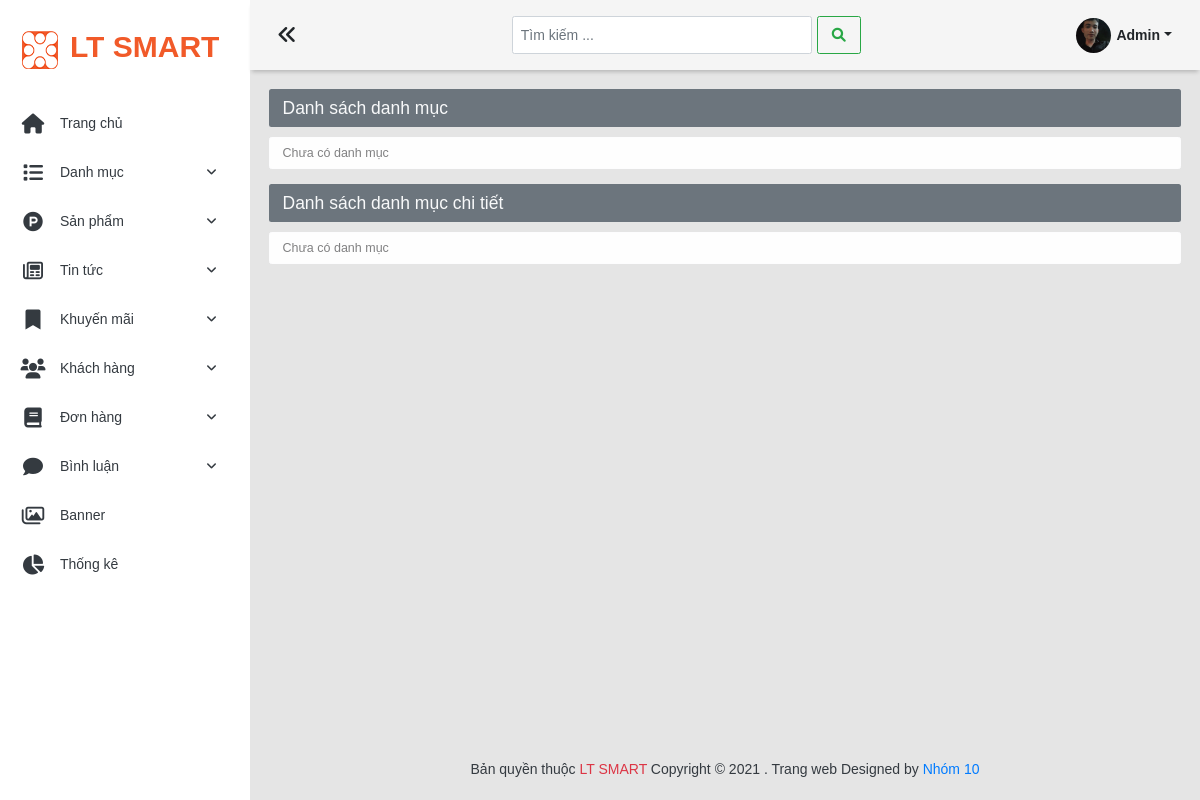
/admin/list-danh-muc, run on an earlier commit of the app's database.
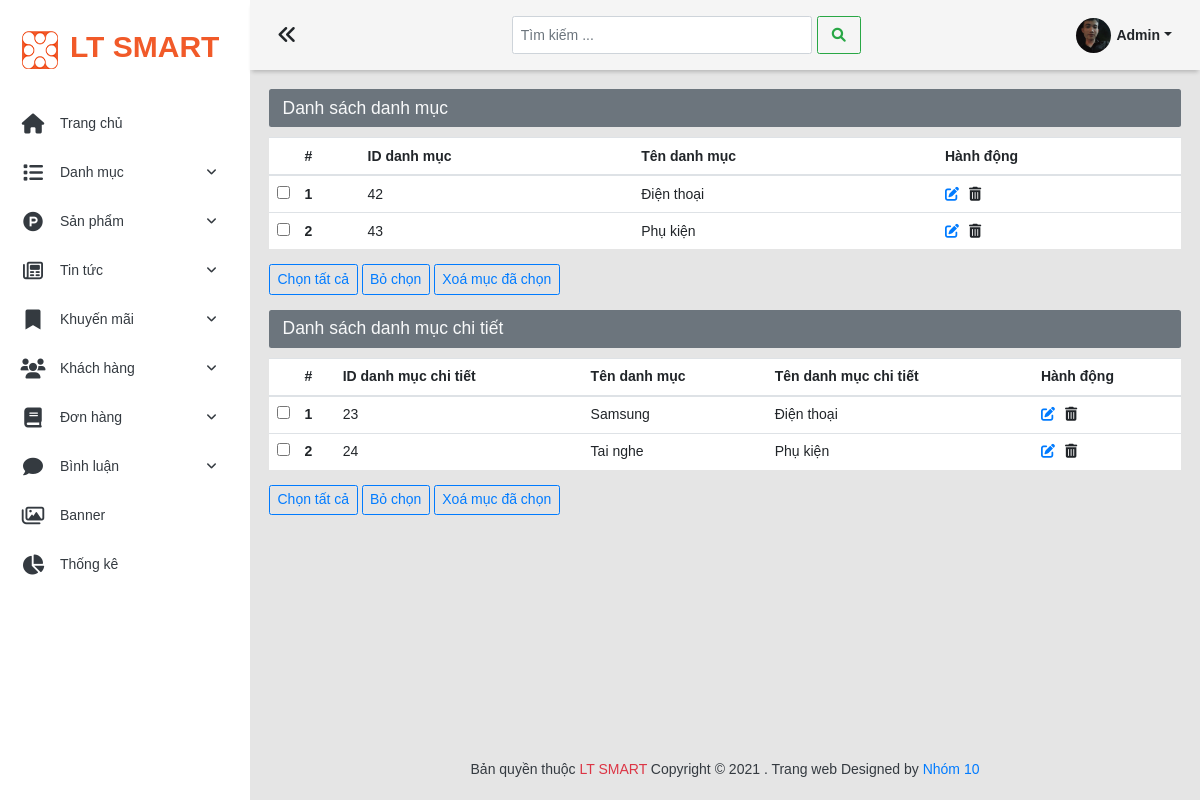
And on a later commit of the database.
### tables this page shows
CREATE TABLE `danh_muc_pro` (
  `id_dm_pro` int(11) NOT NULL,
  `ten_dm_pro` varchar(100) NOT NULL
);

CREATE TABLE `sub_danh_muc_pro` (
  `id_sub_dm_pro` int(11) NOT NULL,
  `ten_sub_dm_pro` varchar(100) NOT NULL,
  `id_dm_pro` int(11) NOT NULL
);

### admin/index.php (called while the page is built, shortened)
<?php
require_once '../global.php';
require_once '../model/danh-muc.php';
$url = isset($_GET['url']) ? $_GET['url'] : '/';
switch ($url) {
    case 'list-danh-muc':
        $list_dm_pro=danh_muc_chinh_QueryAll();
        $list_sub_dm_pro=danh_muc_con_QueryAll();
        break;
}
require_once 'views/layouts/index.php';

### global.php (called while the page is built, shortened)
<?php
$ROOT_URL='/duan1';
$ADMIN_URL= $ROOT_URL.'/admin';
$CONTENT_URL=$ROOT_URL.'/content';
$CONTENT_ADMIN_URL=$CONTENT_URL.'/admin';
?>

### model/pdo.php (called while the page is built, shortened)
<?php
function pdo_get_connection()
{
    $severname = "localhost";
    $username = "root";
    $password = "";
    try {
        $conn = new PDO("mysql:host=$severname;dbname=ltsmart;charset=utf8", $username, $password);
        $conn->setAttribute(PDO::ATTR_ERRMODE, PDO::ERRMODE_EXCEPTION);
        return $conn;
    } catch (Exception $e) {
        echo "kết nối thất bại" . $e->getMessage();
    }
}
function pdo_query($sql)
{
    $sql_args = array_slice(func_get_args(), 1);
    try {
        $conn = pdo_get_connection();
        $stmt = $conn->prepare($sql);
        $stmt->execute($sql_args);
        $rows = $stmt->fetchAll();
        return $rows;
    } catch (PDOException $e) {
        throw $e;
    } finally {
        unset($conn);
    }
}
function pdo_query_one($sql)
{
    $sql_args = array_slice(func_get_args(), 1);
    try {
        $conn = pdo_get_connection();
        $stmt = $conn->prepare($sql);
        $stmt->execute($sql_args);
        $row = $stmt->fetch(PDO::FETCH_ASSOC);
        return $row;
    } catch (PDOException $e) {
        throw $e;
    } finally {
        unset($conn);
    }
}
?>

### model/danh-muc.php (called while the page is built, shortened)
<?php
require_once 'pdo.php';
function danh_muc_chinh_QueryAll()
{
    $sql = "SELECT * FROM danh_muc_pro ";
    return pdo_query($sql);
}
function danh_muc_con_QueryAll()
{
    $sql = "SELECT * FROM sub_danh_muc_pro ";
    return pdo_query($sql);
}
function danh_muc_pro_Select_by_id_dm_pro($id_dm_pro)
{
    $sql="SELECT * FROM danh_muc_pro where id_dm_pro =?";
    return pdo_query_one($sql,$id_dm_pro);
}
?>

### admin/views/danh-muc/list-danh-muc.php (the view)
<div>
  <h3 class="alert bg-secondary text-light  heading-cate">Danh sách danh mục </h3>
  <?php
  if (count($list_dm_pro) == 0) {
  ?>
    <h5 class="alert alert-light">Chưa có danh mục</h5>
  <?php
  } else {
  ?>
    <form action="" method="POST" id="delete-danh-muc-chinh">
      <table class="table">
        <thead>
          <tr>
            <th scope="col" style="width:3%"></th>
            <th scope="col">#</th>
            <th scope="col">ID danh mục</th>
            <th scope="col">Tên danh mục</th>
            <th scope="col">Hành động</th>
          </tr>
        </thead>
        <tbody>
          <?php $i = 0;
          foreach ($list_dm_pro as $dm_pro) {
            $i++; ?>
            <tr>
              <td><input class="check-dm-chinh" name="dm-chinh[]" value="<?php echo $dm_pro['id_dm_pro']; ?>" type="checkbox"></td>
              <th scope="row"><?= $i; ?></th>
              <td><?= $dm_pro['id_dm_pro']; ?></td>
              <td><?= $dm_pro['ten_dm_pro']; ?></td>
              <td><a href="edit-danh-muc-chinh&id=<?= $dm_pro['id_dm_pro']; ?>"><i class="fas fa-edit mr-3"></i></a><span class="delete-dm-chinh cursor-pointer" data-ten_dm_chinh="<?= $dm_pro['ten_dm_pro']; ?>" data-delete_id_dm_chinh="<?= $dm_pro['id_dm_pro']; ?>"><i class="fas fa-trash-alt"></i></span></td>
            </tr>
          <?php
          }
          ?>
        </tbody>
      </table>
      <div class="my-4">
        <div class="btn btn-outline-primary" id="checkall-dm-chinh">Chọn tất cả</div>
        <div class="btn btn-outline-primary" id="uncheck-dm-chinh">Bỏ chọn</div>
        <button type="submit" onclick="return confirm('Bạn có muốn xoá này không?')" class="btn btn-outline-primary">Xoá mục đã chọn</button>
      </div>
    </form>
  <?php
  }
  ?>
</div>
<div class="my-4">
  <h3 class="alert bg-secondary text-light  heading-cate">Danh sách danh mục chi tiết </h3>
  <?php
  if (count($list_sub_dm_pro) == 0) { ?>
    <h5 class="alert alert-light">Chưa có danh mục</h5>
  <?php
  } else {
  ?>
    <form action="" id="delete-danh-muc-con" method="POST">
      <table class="table">
        <thead>
          <tr>
            <th scope="col" style="width:3%"></th>
            <th scope="col">#</th>
            <th scope="col">ID danh mục chi tiết</th>
            <th scope="col">Tên danh mục</th>
            <th scope="col">Tên danh mục chi tiết</th>
            <th scope="col">Hành động</th>
          </tr>
        </thead>
        <tbody>
          <?php $i = 0;
          foreach ($list_sub_dm_pro as $sub_dm_pro) {
            $i++; ?>
            <tr>
              <td><input type="checkbox" name="dm-con[]" value="<?= $sub_dm_pro['id_sub_dm_pro']; ?>" class="check-dm-con"></td>
              <th scope="row"><?= $i; ?></th>
              <td><?= $sub_dm_pro['id_sub_dm_pro']; ?></td>
              <td><?= $sub_dm_pro['ten_sub_dm_pro']; ?></td>
              <?php
              $Select_one_dm_pro= danh_muc_pro_Select_by_id_dm_pro($sub_dm_pro['id_dm_pro']);
              ?>
              <td><?= $Select_one_dm_pro['ten_dm_pro'] ?></td>
              <td><a href="edit-danh-muc-con&id=<?= $sub_dm_pro['id_sub_dm_pro']; ?>"><i class="fas fa-edit mr-3"></i></a><span class="delete-dm-con cursor-pointer" data-delete_id_dm_con="<?= $sub_dm_pro['id_sub_dm_pro']; ?>"><i class="fas fa-trash-alt"></i></span></td>
            </tr>
          <?php
          }
          ?>
        </tbody>
      </table>
      <div class="my-4">
        <div class="btn btn-outline-primary" id="checkall-dm-con">Chọn tất cả</div>
        <div class="btn btn-outline-primary" id="uncheck-dm-con">Bỏ chọn</div>
        <button type="submit" onclick="return confirm('Bạn có muốn xoá tất cả mục này không?')" class="btn btn-outline-primary">Xoá mục đã chọn</button>
      </div>
    </form>
  <?php
  }
  ?>
</div>

### admin/views/layouts/index.php (shortened to what this page needs)
<!DOCTYPE html>
<html lang="en">
<head>
    <link rel="stylesheet" href="https://cdnjs.cloudflare.com/ajax/libs/font-awesome/6.0.0-beta2/css/all.min.css"
 />
    <link rel="stylesheet" href="https://maxcdn.bootstrapcdn.com/bootstrap/4.0.0/css/bootstrap.min.css"
>
    <link rel="stylesheet" href="<?= $CONTENT_ADMIN_URL ?>/css/main.css">
    <link rel="stylesheet" href="<?= $CONTENT_ADMIN_URL ?>/css/base.css">
    <link rel="stylesheet" href="<?= $CONTENT_ADMIN_URL ?>/css/toastMessage.css">
</head>
<body>
    <div class="wrapper">
        <div class="navigation">
            <ul>
                <li class="py-4">
                    <a href="<?=$ADMIN_URL?>" class="navigation__link d-flex align-items-center">
                        <span><img src="<?=$CONTENT_ADMIN_URL?>/img/avatar_xt.gif" alt=""></span>
                        <span>
                            <h2 class="logo" style="white-space: nowrap;">LT SMART</h2>
                        </span>
                    </a>
                </li>
                <li class="navigation__items active">
                    <a href="<?=$ADMIN_URL?>" class="navigation__link d-flex align-items-center cursor-pointer">
                        <span><i class="fas fa-home"></i></span>
                        <span style="white-space: nowrap;">Trang chủ</span>
                    </a>
                </li>
                <li class="navigation__items">
                    <div class="navigation__link d-flex align-items-center cursor-pointer">
                        <span><i class="fas fa-list"></i></span>
                        <span style="white-space: nowrap;">Danh mục
                            <span class="box__icon-dropdown"><i
                                    class="icon__dropdown fas fa-angle-down"></i></span></span>
                    </div>
                </li>
                <li class="navigation__items">
                    <div class="navigation__link d-flex align-items-center cursor-pointer">
                        <span><i class="fab fa-product-hunt"></i></span>
                        <span style="white-space: nowrap;">Sản phẩm
                            <span class="box__icon-dropdown"><i
                                    class="icon__dropdown fas fa-angle-down"></i></span></span>
                    </div>
                </li>
                <li class="navigation__items">
                    <div class="navigation__link d-flex align-items-center cursor-pointer ">
                        <span><i class="far fa-newspaper"></i></span>
                        <span style="white-space: nowrap;">Tin tức
                            <span class="box__icon-dropdown"><i
                                    class="icon__dropdown fas fa-angle-down"></i></span></span>
                    </div>
                </li>
                <li class="navigation__items">
                    <div class="navigation__link d-flex align-items-center cursor-pointer">
                        <span><i class="fas fa-bookmark"></i></span>
                        <span style="white-space: nowrap;">Khuyến mãi
                            <span class="box__icon-dropdown"><i
                                    class="icon__dropdown fas fa-angle-down"></i></span></span>
                    </div>
                </li>
                <li class="navigation__items">
                    <div class="navigation__link d-flex align-items-center cursor-pointer">
                        <span><i class="fas fa-users"></i></span>
                        <span style="white-space: nowrap;">Khách hàng
                            <span class="box__icon-dropdown"><i
                                    class="icon__dropdown fas fa-angle-down"></i></span></span>
                    </div>
                </li>
                <li class="navigation__items">
                    <div class="navigation__link d-flex align-items-center cursor-pointer">
                        <span><i class="fas fa-book"></i></span>
                        <span style="white-space: nowrap;">Đơn hàng
                            <span class="box__icon-dropdown"><i
                                    class="icon__dropdown fas fa-angle-down"></i></span></span>
                    </div>
                </li>
                <li class="navigation__items">
                    <div class="navigation__link d-flex align-items-center cursor-pointer">
                        <span><i class="fas fa-comment"></i></span>
                        <span style="white-space: nowrap;">Bình luận
                            <span class="box__icon-dropdown"><i
                                    class="icon__dropdown fas fa-angle-down"></i></span></span>
                    </div>
                </li>
                <li class="navigation__items">
                    <div class="navigation__link d-flex align-items-center cursor-pointer">
                        <span><i class="far fa-images"></i></span>
                        <span style="white-space: nowrap;">Banner
                        </span>
                    </div>
                </li>
                <li class="navigation__items">
                    <div class="navigation__link d-flex align-items-center cursor-pointer">
                        <span><i class="fas fa-chart-pie"></i></span>
                        <span style="white-space: nowrap;">Thống kê</span>
                    </div>
                </li>
            </ul>
        </div>
        <main class="main">
            <div class="top__bar">
                <div class="toggle">
                    <i class="fas fa-angle-double-left"></i>
                </div>
                <div class="search">
                    <nav class="navbar navbar-light ">
                        <form class="form-inline">
                            <input class="form-control mr-sm-2" type="text" placeholder="Tìm kiếm ..."
                                aria-label="Search">
                            <button class="btn btn-outline-success my-2 my-sm-0" type="submit"><i
                                    class="fas fa-search"></i></button>
                        </form>
                    </nav>
                </div>
                <div class="user ">
                    <div class="dropdown d-flex align-items-center">
                        <div class="user__dropdown">
                        </div>
                        <div class="user__name pl-2 dropdown-toggle" style="cursor: pointer;font-weight: 600;"
                            data-toggle="dropdown" aria-haspopup="true" aria-expanded="false">Admin</div>
                    </div>
                </div>
            </div>
            <div class="content ">
               <?php include $view?>
            </div>
            <footer class="footer ">
                Bản quyền thuộc <span class="text-danger">LT SMART</span> Copyright &copy; 2021 . Trang web
                Designed by <a target="_blank" href="https://github.com/doanvanlong/Duan1">Nhóm 10</a>
            </footer>
    </div>
</body>
</html>

### content/admin/css/main.css (style rules this page uses)
* { padding: 0; margin: 0; }
:root { --link: #007bff; --primary-color: #f15a29; --bg-star: #ffdc41cc; }
html { font-size: 62.5%; line-height: 1.4rem; }
body { font-size: 1.4rem; }
.wrapper { width: 100%; max-width: 1366px; margin: 0 auto; }
.navigation { width: 250px; position: fixed; height: 100%; transition: all 0.4s; overflow: hidden; box-shadow: 0px 0px 28px 0px rgb(82 63 105 / 8%); }
.navigation ul { width: 100%; height: 100%; overflow-y: scroll; overflow-x: hidden; transition: all 0.3s; }
.navigation li:nth-child(1) .navigation__link { padding-left: 20px; }
.navigation__items { padding: 0 20px; }
.navigation__link { color: var(--dark); display: block; padding: 14px 0; position: relative; }
.navigation__link span:nth-child(2) i { position: absolute; top: 13%; right: 0; font-size: 1.2rem; transform: translateY(100%); }
.navigation__link span:nth-child(1) { width: 40px; display: flex; justify-content: center; }
.navigation__link span i { padding-right: 14px; font-size: 2rem; }
.logo { font-size: 3rem; padding-left: 10px; font-weight: 700; color: var(--primary-color); }
.main { width: calc(100% - 250px); margin-left: 250px; min-height: 100vh; background-color: #e5e5e5; transition: all 0.3s; position: relative; }
.top__bar { height: 70px; display: flex; justify-content: space-between; align-items: center; background-color: #f5f5f5; padding: 0 3%; position: sticky; top: 0; z-index: 1000; box-shadow: 0 4px 4px -2px rgba(0, 0, 0, 0.2); }
.toggle { font-size: 2rem; cursor: pointer; position: relative; }
.search input { line-height: 2rem !important; font-size: 1.4rem; width: 300px !important; }
.search ::placeholder { font-size: 1.4rem; }
.search button { line-height: 2rem; padding: 4px 14px; font-size: 1.4rem; }
.search .btn { padding: 0.8rem 1.4rem !important; }
.user__dropdown { width: 35px; height: 35px; border-radius: 50%; background-image: url("../img/user.jpg"); background-repeat: no-repeat; background-size: cover; }
.content { padding: 2% 2% 8% 2%; }
.footer { color: var(--dark); font-weight: 500; padding: 20px 0; text-align: center; width: 100%; position: absolute; bottom: 0; }

### content/admin/css/base.css (style rules this page uses)
* { padding: 0; margin: 0; }
body { font-family: "Helvetica ", Arial, sans-serif; }
.cursor-pointer { cursor: pointer; }
:root { --white-color: rgba(255, 255, 255, 0.966); }
.table { background-color: white; }
.form-control { font-size: 1.4rem !important; padding: .8rem !important; }
.btn { font-size: 1.4rem !important; }

What changed in the data, as far as the page shows it:
added danh_muc_pro: id_dm_pro "42", ten_dm_pro "Điện thoại"
added danh_muc_pro: id_dm_pro "43", ten_dm_pro "Phụ kiện"
added sub_danh_muc_pro: id_sub_dm_pro "23", ten_sub_dm_pro "Samsung", id_dm_pro.ten_dm_pro "Điện thoại"
added sub_danh_muc_pro: id_sub_dm_pro "24", ten_sub_dm_pro "Tai nghe", id_dm_pro.ten_dm_pro "Phụ kiện"
Also different on the page:
text no longer shown: "Chưa có danh mục Chưa có danh mục"
text now shown: "# ID danh mục Tên danh mục Hành động Chọn tất cả Bỏ chọn Xoá mục đã chọn # ID danh mục chi tiết Tên danh mục Tên danh mục chi tiết Hành động Chọn tất cả Bỏ chọn Xoá mục đã chọn"
